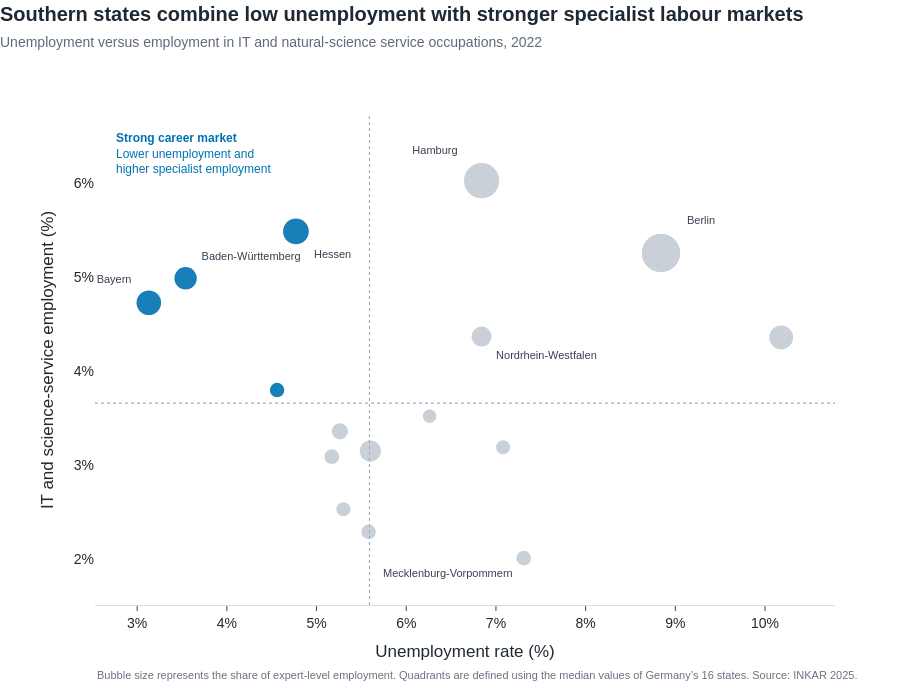

The cell this chart's notebook holds for it:
### Code cell
label_states = {
    "Bayern": "top left",
    "Baden-Württemberg": "top right",
    "Hessen": "bottom right",
    "Hamburg": "top left",
    "Berlin": "top right",
    "Nordrhein-Westfalen": "bottom right",
    "Mecklenburg-Vorpommern": "bottom left"
}

career_market_data["display_label"] = (
    career_market_data["state_name"]
    .where(
        career_market_data["state_name"].isin(
            label_states
        ),
        ""
    )
)

career_market_data["text_position"] = (
    career_market_data["state_name"]
    .map(label_states)
    .fillna("top center")
)

fig_4 = go.Figure()

fig_4.add_trace(
    go.Scatter(
        x=career_market_data["unemployment_rate"],
        y=career_market_data[
            "it_science_service_employment"
        ],
        mode="markers+text",
        text=career_market_data["display_label"],
        textposition=career_market_data["text_position"],
        textfont={
            "size": 11,
            "color": "#374151"
        },
        marker={
            "size": career_market_data["point_size"],
            "color": career_market_data["point_colour"],
            "opacity": 0.9,
            "line": {
                "color": "white",
                "width": 1.5
            }
        },
        customdata=career_market_data[
            [
                "state_name",
                "employment_rate",
                "expert_level_employment",
                "knowledge_intensive_industry",
                "career_strength_score",
                "opportunity_score",
                "market_category"
            ]
        ],
        hovertemplate=(
            "<b>%{customdata[0]}</b><br>"
            "Unemployment rate: %{x:.2f}%<br>"
            "IT and science-service employment: %{y:.2f}%<br>"
            "Employment rate: %{customdata[1]:.2f}%<br>"
            "Expert-level employment: %{customdata[2]:.2f}%<br>"
            "Knowledge-intensive industry: %{customdata[3]:.2f}%<br>"
            "Career-strength score: %{customdata[4]:.1f}<br>"
            "Overall opportunity score: %{customdata[5]:.1f}<br>"
            "Category: %{customdata[6]}"
            "<extra></extra>"
        ),
        showlegend=False
    )
)

fig_4 = apply_publication_style(
    fig_4,
    title=(
        "Southern states combine low unemployment with "
        "stronger specialist labour markets"
    ),
    subtitle=(
        "Unemployment versus employment in IT and "
        "natural-science service occupations, 2022"
    ),
    x_title="Unemployment rate (%)",
    y_title="IT and science-service employment (%)",
    height=700
)

fig_4.update_layout(
    margin={
        "l": 95,
        "r": 65,
        "t": 115,
        "b": 95
    }
)

fig_4.update_xaxes(
    ticksuffix="%",
    range=[
        career_market_data["unemployment_rate"].min() - 0.6,
        career_market_data["unemployment_rate"].max() + 0.6
    ]
)

fig_4.update_yaxes(
    ticksuffix="%",
    range=[
        career_market_data[
            "it_science_service_employment"
        ].min() - 0.5,
        career_market_data[
            "it_science_service_employment"
        ].max() + 0.7
    ]
)

# Median quadrant lines
fig_4.add_vline(
    x=median_unemployment,
    line_width=1.2,
    line_dash="dot",
    line_color="#A5ADB8"
)

fig_4.add_hline(
    y=median_it_employment,
    line_width=1.2,
    line_dash="dot",
    line_color="#A5ADB8"
)

# Highlight the preferred quadrant
fig_4.add_annotation(
    x=0.02,
    y=0.98,
    xref="paper",
    yref="paper",
    text=(
        "<b>Strong career market</b><br>"
        "Lower unemployment and<br>"
        "higher specialist employment"
    ),
    showarrow=False,
    xanchor="left",
    yanchor="top",
    align="left",
    font={
        "size": 12,
        "color": "#0072B2"
    },
    bgcolor="rgba(255,255,255,0.88)",
    borderpad=5
)

fig_4.add_annotation(
    x=0,
    y=-0.16,
    xref="paper",
    yref="paper",
    text=(
        "Bubble size represents the share of expert-level employment. "
        "Quadrants are defined using the median values of Germany’s "
        "16 states. Source: INKAR 2025."
    ),
    showarrow=False,
    xanchor="left",
    align="left",
    font={
        "size": 11,
        "color": "#6B7280"
    }
)

fig_4.show()

### Figure 1 — Plotly figure (JSON) as saved in the notebook; plotly's stock layout.template omitted (floating-point values rounded to 4 significant figures)
{"data": [{"customdata": [["Baden-Württemberg", 65.65, 14.3, 16.26, 80.94, 64.86, "Strong career market"], ["Bayern", 67.9, 15.19, 11.8, 87.19, 64.86, "Strong career market"], ["Berlin", 60.91, 20.89, 3.09, 53.44, 51.86, "Specialised but higher unemployment"], ["Brandenburg", 65.74, 11.05, 3.61, 36.88, 44.38, "Low unemployment, smaller IT base"], ["Bremen", 57.77, 14.84, 7.61, 42.5, 56.31, "Specialised but higher unemployment"], ["Hamburg", 64.88, 19.55, 3.44, 67.66, 61.55, "Specialised but higher unemployment"], ["Hessen", 63.91, 15.65, 7.92, 79.38, 63.94, "Strong career market"], ["Mecklenburg-Vorpommern", 65.89, 11.08, 2.84, 25.94, 38.11, "Currently constrained"], ["Niedersachsen", 64.46, 11.74, 6.32, 52.19, 49.23, "Low unemployment, smaller IT base"], ["Nordrhein-Westfalen", 61.83, 13.33, 7.39, 49.22, 62.76, "Specialised but higher unemployment"], ["Rheinland-Pfalz", 62.32, 11.01, 7.48, 55, 52, "Strong career market"], ["Saarland", 58.61, 10.62, 10.64, 37.81, 49.89, "Currently constrained"], ["Sachsen", 68.14, 13.81, 8.18, 56.88, 55.62, "Currently constrained"], ["Sachsen-Anhalt", 67.39, 10.85, 5.62, 36.25, 47.28, "Currently constrained"], ["Schleswig-Holstein", 62.2, 11.13, 5.72, 43.44, 46.95, "Low unemployment, smaller IT base"], ["Thüringen", 67.29, 10.89, 8.61, 45.31, 40.39, "Low unemployment, smaller IT base"]], "hovertemplate": "<b>%{customdata[0]}</b><br>Unemployment rate: %{x:.2f}%<br>IT and science-service employment: %{y:.2f}%<br>Employment rate: %{customdata[1]:.2f}%<br>Expert-level employment: %{customdata[2]:.2f}%<br>Knowledge-intensive industry: %{customdata[3]:.2f}%<br>Career-strength score: %{customdata[4]:.1f}<br>Overall opportunity score: %{customdata[5]:.1f}<br>Category: %{customdata[6]}<extra></extra>", "marker": {"color": ["#0072B2", "#0072B2", "#C4CBD4", "#C4CBD4", "#C4CBD4", "#C4CBD4", "#0072B2", "#C4CBD4", "#C4CBD4", "#C4CBD4", "#0072B2", "#C4CBD4", "#C4CBD4", "#C4CBD4", "#C4CBD4", "#C4CBD4"], "line": {"color": "white", "width": 1.5}, "opacity": 0.9, "size": [23.96, 26.12, 40.0, 16.05, 25.27, 36.74, 27.24, 16.12, 17.73, 21.6, 15.95, 15.0, 22.77, 15.56, 16.24, 15.66]}, "mode": "markers+text", "showlegend": false, "text": ["Baden-Württemberg", "Bayern", "Berlin", "", "", "Hamburg", "Hessen", "Mecklenburg-Vorpommern", "", "Nordrhein-Westfalen", "", "", "", "", "", ""], "textfont": {"color": "#374151", "size": 11}, "textposition": ["top right", "top left", "top right", "top center", "top center", "top left", "bottom right", "bottom left", "top center", "bottom right", "top center", "top center", "top center", "top center", "top center", "top center"], "type": "scatter", "x": [3.54, 3.13, 8.84, 5.58, 10.18, 6.84, 4.77, 7.31, 5.26, 6.84, 4.56, 6.26, 5.6, 7.08, 5.17, 5.3], "y": [4.99, 4.73, 5.26, 2.29, 4.36, 6.03, 5.49, 2.01, 3.36, 4.37, 3.8, 3.52, 3.15, 3.19, 3.09, 2.53]}], "layout": {"annotations": [{"align": "left", "bgcolor": "rgba(255,255,255,0.88)", "borderpad": 5, "font": {"color": "#0072B2", "size": 12}, "showarrow": false, "text": "<b>Strong career market</b><br>Lower unemployment and<br>higher specialist employment", "x": 0.02, "xanchor": "left", "xref": "paper", "y": 0.98, "yanchor": "top", "yref": "paper"}, {"align": "left", "font": {"color": "#6B7280", "size": 11}, "showarrow": false, "text": "Bubble size represents the share of expert-level employment. Quadrants are defined using the median values of Germany’s 16 states. Source: INKAR 2025.", "x": 0, "xanchor": "left", "xref": "paper", "y": -0.16, "yref": "paper"}], "font": {"color": "#1F2933", "family": "Arial, sans-serif", "size": 14}, "height": 700, "hoverlabel": {"bgcolor": "white", "font": {"size": 13}}, "margin": {"b": 95, "l": 95, "r": 65, "t": 115}, "paper_bgcolor": "white", "plot_bgcolor": "white", "shapes": [{"line": {"color": "#A5ADB8", "dash": "dot", "width": 1.2}, "type": "line", "x0": 5.59, "x1": 5.59, "xref": "x", "y0": 0, "y1": 1, "yref": "y domain"}, {"line": {"color": "#A5ADB8", "dash": "dot", "width": 1.2}, "type": "line", "x0": 0, "x1": 1, "xref": "x domain", "y0": 3.66, "y1": 3.66, "yref": "y"}], "showlegend": false, "title": {"text": "<b>Southern states combine low unemployment with stronger specialist labour markets</b><br><span style='font-size:14px;color:#5F6B7A'>Unemployment versus employment in IT and natural-science service occupations, 2022</span>", "x": 0, "xanchor": "left", "y": 0.97, "yanchor": "top"}, "xaxis": {"linecolor": "#D7DCE2", "range": [2.53, 10.78], "showgrid": false, "showline": true, "ticks": "outside", "ticksuffix": "%", "title": {"text": "Unemployment rate (%)"}, "zeroline": false}, "yaxis": {"range": [1.51, 6.73], "showgrid": false, "showline": false, "ticks": "", "ticksuffix": "%", "title": {"text": "IT and science-service employment (%)"}, "zeroline": false}}}
